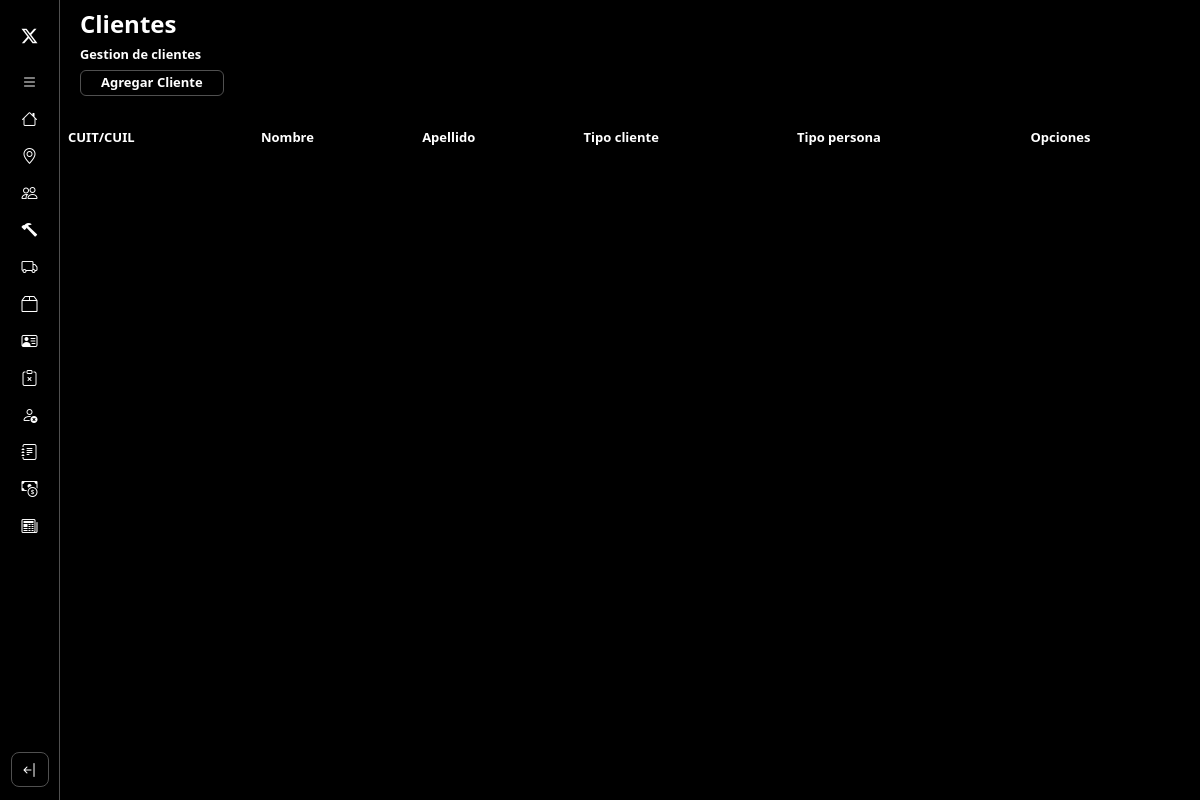
Before: /gestionClientes/ with the older database file.
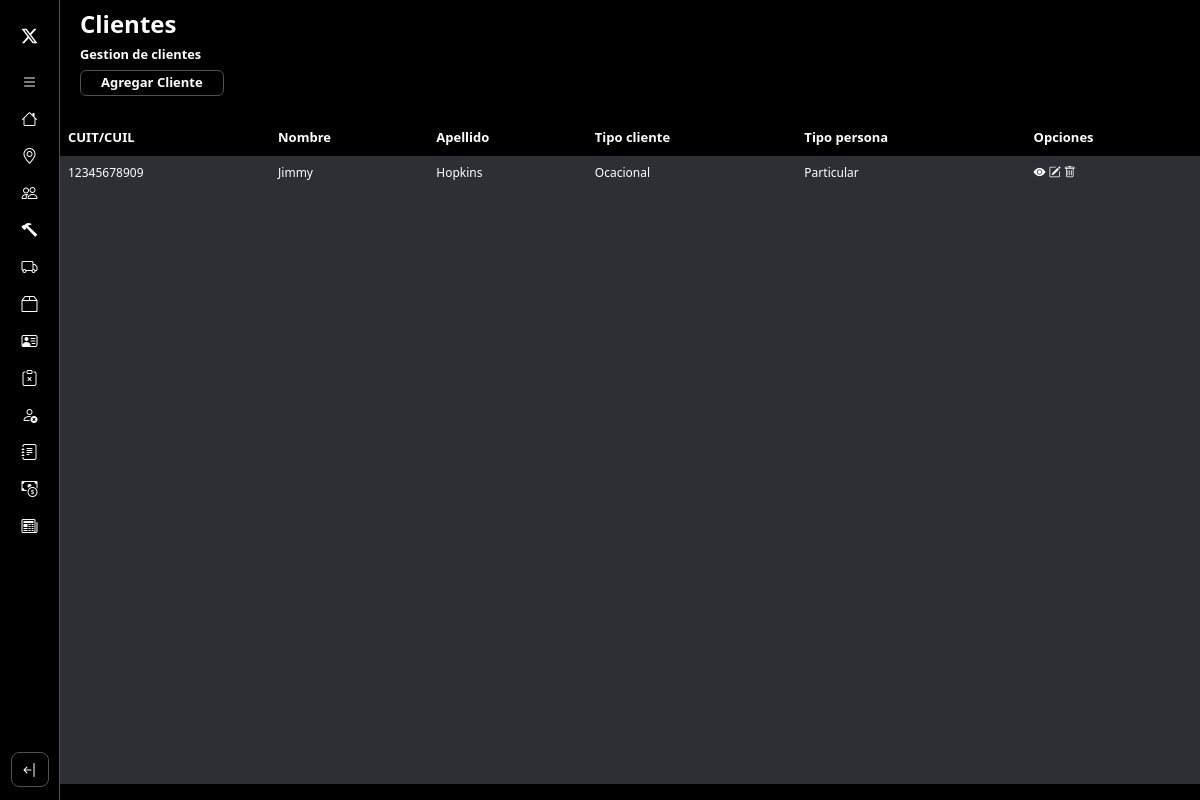
After: the same page with the newer database file.
### core/models.py (models this page shows)
class Cliente(models.Model):
    TIPO = {
        (1, 'Ocacional'),
        (2, 'Habitual'),
    }
    TIPOPERSONA = {
        (1, 'Particular'),
        (2, 'Juridico')
    }
    nombre = models.CharField(max_length=50)
    apellido = models.CharField(max_length=50)
    direccion = models.CharField(max_length=50)
    tipo = models.PositiveIntegerField(choices=TIPO)
    tipoPersona = models.PositiveIntegerField(choices=TIPOPERSONA)
    cuil = models.IntegerField(primary_key=True)
    telefono = models.IntegerField()
    email = models.EmailField(max_length=254)
    localidad = models.ForeignKey(Localidad, on_delete=models.DO_NOTHING)
    def getTipo(self):
        return dict(self.TIPO)[self.tipo]
    def getTipoPersona(self):
        return dict(self.TIPOPERSONA)[self.tipoPersona]

### core/views.py (the view)
# urls.py: path('gestionClientes/', gestionClientes.as_view(), name = 'gestionClientes'),
class gestionClientes(ListView):
    model = Cliente
    template_name = 'cliente/gestionClientes.html'
    context_object_name = 'clientes'

### core/templates/cliente/gestionClientes.html (shortened to what this page needs)
{% extends 'layouts/baseGestion.html' %}
{% load static %}
{% block title%}
    <h1>Clientes</h1>
    <h2>Gestion de clientes</h2>
    <a href="{% url 'altaCliente' %}" class="btn-agregarEntidad">Agregar Cliente</a>
{% endblock %}
{% block listado%}
<table class="table table-striped table-dark">
    <thead>
        <tr>
            <th scope="col">CUIT/CUIL</th>
            <th scope="col">Nombre</th>
            <th scope="col">Apellido</th>
            <th scope="col">Tipo cliente</th>
            <th scope="col">Tipo persona</th>
            <th scope="col">Opciones</th>
        </tr>
    </thead>
    <tbody>
        {% for cliente in clientes %}
            <tr class="fila-tabla">
                <td scope="row">{{ cliente.cuil }}</td>
                <td scope="row">{{ cliente.nombre }}</td>
                <td scope="row">{{ cliente.apellido }}</td>
                <td scope="row">{{ cliente.getTipo }}</td>
                <td scope="row">{{ cliente.getTipoPersona }}</td>
                <td scope="row">
                    <button href="#" class="opcion" type="button" data-bs-toggle="offcanvas" data-bs-target="#offcanvasExample" aria-controls="offcanvasExample"><i class="bi bi-eye-fill"></i></button>
                    <a href="{% url 'modificarCliente' cliente.cuil %}" class="opcion"><i class="bi bi-pencil-square"></i></i></a>
                    <button href="#" class="opcion"><i class="bi bi-trash"></i></button>
                </td>
            </tr>
        {% endfor %}
    </tbody>
</table>
{% endblock %}

### SendaRC/templates/layouts/baseGestion.html (shortened to what this page needs)
{% extends 'layouts/baseInicio.html' %}
{% load static %}
{% block extracss %}
    <link href="{% static 'css/baseGestion.css' %}" rel="stylesheet"/>
{% endblock %}
{% block seccion-main %}
        <div class="seccion-cabecera">
            {% block title %}
            {% endblock %}
        </div>
        <div class="secccion-listado">
            {% block listado %}
            {% endblock %}
        </div>
{% endblock %}

### SendaRC/templates/layouts/baseInicio.html
{% extends 'layouts/base.html' %}
{% load static %}
{% block css %}
    <link href="{% static 'css/baseInicio.css' %}" rel="stylesheet" />
    {% block extracss %}{% endblock %}
{% endblock %}
{% block container %}
<main class="container-main">
    <aside class="nav-container">
        <nav class="navbar d-flex flex-column flex-shrink-0 bg-body-tertiary">
            <a href="/" class="d-block p-3 link-body-emphasis text-decoration-none" data-bs-toggle="tooltip"
                data-bs-placement="right" data-bs-original-title="Icon-only">
                <span class="icono-sendaRC"><i class="bi bi-twitter-x"></i></span>
            </a>
            <ul class="list-navbar nav nav-pills nav-flush flex-column mb-auto text-center">
                <li class="nav-item">
                    <button href="#" class="nav-link py-3 rounded-2" aria-current="page" data-bs-toggle="tooltip"
                        data-bs-placement="right" aria-label="open-bar" data-bs-original-title="open-bar">
                        <i class="bi bi-list"></i>
                    </button>
                </li>
                <li class="nav-item">
                    <a href="{% url 'home' %}" class="nav-link py-3 rounded-2" aria-current="page" data-bs-toggle="tooltip"
                        data-bs-placement="right" aria-label="Home" data-bs-original-title="Home">
                        <i class="bi bi-house"></i>
                    </a>
                </li>
                <li class="nav-item">
                    <a href="{% url 'gestionLocalidad' %}" class="nav-link py-3 rounded-2" aria-current="page" data-bs-toggle="tooltip"
                        data-bs-placement="right" aria-label="Localidades" data-bs-original-title="Localidades">
                        <i class="bi bi-geo-alt"></i>
                    </a>
                </li>
                <li class="nav-item">
                    <a href="{% url 'gestionEmpleado' %}" class="nav-link py-3 rounded-2" aria-current="page" data-bs-toggle="tooltip"
                        data-bs-placement="right" aria-label="Empleados" data-bs-original-title="Empleados">
                        <i class="bi bi-people"></i>
                    </a>
                </li>
                <li class="nav-item">
                    <a href="#" class="nav-link py-3 rounded-2" aria-current="page" data-bs-toggle="tooltip"
                        data-bs-placement="right" aria-label="Maquinarias" data-bs-original-title="Maquinarias">
                        <i class="bi bi-hammer"></i>
                    </a>
                </li>
                <li class="nav-item">
                    <a href="{% url 'gestionTipoServicio' %}" class="nav-link py-3 rounded-2" aria-current="page" data-bs-toggle="tooltip"
                        data-bs-placement="right" aria-label="TipoServicios" data-bs-original-title="TipoServicios">
                        <i class="bi bi-truck"></i>
                    </a>
                </li>
                <li class="nav-item">
                    <a href="{% url 'gestionInsumos' %}" class="nav-link py-3 rounded-2" aria-current="page" data-bs-toggle="tooltip"
                        data-bs-placement="right" aria-label="Insumos" data-bs-original-title="Insumos">
                        <i class="bi bi-box2"></i>
                    </a>
                </li>
                <li class="nav-item">
                    <a href="{% url 'gestionClientes' %}" class="nav-link py-3 rounded-2" aria-current="page" data-bs-toggle="tooltip"
                        data-bs-placement="right" aria-label="Clientes" data-bs-original-title="Clientes">
                        <i class="bi bi-person-vcard"></i>
                    </a>
                </li>
                <li class="nav-item">
                    <a href="#" class="nav-link py-3 rounded-2" aria-current="page" data-bs-toggle="tooltip"
                        data-bs-placement="right" aria-label="Reclamos" data-bs-original-title="Reclamos">
                        <i class="bi bi-clipboard-x"></i>
                    </a>
                </li>
                <li class="nav-item">
                    <a href="{% url 'gestionSanciones' %}" class="nav-link py-3 rounded-2" aria-current="page" data-bs-toggle="tooltip"
                        data-bs-placement="right" aria-label="Sanciones" data-bs-original-title="Sanciones">
                        <i class="bi bi-person-x"></i>
                    </a>
                </li>
                <li class="nav-item">
                    <a href="#" class="nav-link py-3 rounded-2" aria-current="page" data-bs-toggle="tooltip"
                        data-bs-placement="right" aria-label="Asistencias" data-bs-original-title="Asistencias">
                        <i class="bi bi-journal-text"></i>
                    </a>
                </li>
                <li class="nav-item">
                    <a href="{% url 'gestionServicios' %}" class="nav-link py-3 rounded-2" aria-current="page" data-bs-toggle="tooltip"
                        data-bs-placement="right" aria-label="Presupuestos" data-bs-original-title="Presupuestos">
                        <i class="bi bi-cash-coin"></i>
                    </a>
                </li>
                <li class="nav-item">
                    <a href="#" class="nav-link py-3 rounded-2" aria-current="page" data-bs-toggle="tooltip"
                        data-bs-placement="right" aria-label="Facturas" data-bs-original-title="Facturas">
                        <i class="bi bi-newspaper"></i>
                    </a>
                </li>
            </ul>
            <div class="container-btn-cerrar-sesion">
                <button class="cerrar-sesion-btn btn btn-primary d-inline-flex align-items-center" type="button">
                    <i class="bi bi-arrow-bar-left"></i>
                </button>
            </div>
        </nav>
    </aside>
    <section class="container-seccion-main">
        {% block seccion-main %}
        {% endblock %}
    </section>
</main>
{% endblock %}

### SendaRC/templates/layouts/base.html (shortened to what this page needs)
{% load static %}
<!DOCTYPE html>
<html lang="en">
<head>
  <link href="{% static 'libs/bootstrap/css/bootstrap.css' %}" rel="stylesheet">
  <link rel="stylesheet" href="https://cdn.datatables.net/1.13.6/css/dataTables.bootstrap5.min.css">
  <link href="{% static 'css/base.css' %}" rel="stylesheet"/>
  <link href="{% static 'libs/jqueryToast/src/jquery.toast.css'%}" rel="stylesheet"/>
  <link rel="stylesheet" href="https://cdn.jsdelivr.net/npm/bootstrap-icons@1.11.1/font/bootstrap-icons.css">
  {% block css %}{% endblock %}
</head>
<body>
  {% block container %}
  {% endblock %}
</body>
</html>

### static/css/base.css (style rules this page uses)
* { margin: 0; padding: 0; box-sizing: border-box; }
body { background-color: black; }

### static/css/baseInicio.css (style rules this page uses)
.container-main { display: flex; width: 100%; height: 100%; }
.container-seccion-main { width: 100%; height: 100vh; }
.nav-container { min-width: 60px; height: 100vh; border-right: 1px solid #505050; }
.navbar { background-color: black !important; height: 100%; }
.nav-link { width: 38px !important; height: 35px !important; display: flex; justify-content: center; align-items: center; color: white; }
.list-navbar { gap: 2px; }
.container-btn-cerrar-sesion > button { width: 38px !important; height: 35px !important; background-color: black; border: 1px solid #505050; display: flex; justify-content: center; align-items: center; color: white; margin-bottom: 5px; }
.icono-sendaRC { color: white; }

### static/css/baseGestion.css (style rules this page uses)
.seccion-cabecera { color: #FFF; width: 100%; height: 15%; padding-left: 20px; padding-top: 10px; display: flex; flex-direction: column; align-items: start; }
.seccion-cabecera > h1 { font-size: 1.5rem; font-weight: 600; }
.seccion-cabecera > h2 { font-size: 0.8rem; font-weight: 700; }
.secccion-listado { height: 85%; display: flex; justify-content: center; }
.table>tbody>tr:nth-child(odd)>td, .table>thead>tr:nth-child(odd)>th { background-color: #000; }
.table thead { font-size: 13px; }
.table tbody { font-size: 12px; }
.seccion-cabecera > a { color: #FFF; font-size: 13px; border-radius: 6px; text-decoration: none; font-weight: 700; border: 1px solid #505050; padding-inline: 20px; padding-block: 2px; background-color: #000; transition: background-color 0.1s ease-in-out; }
.opcion { background: none; border: none; color: #fff; }

Changed rows visible on the page:
added Cliente: cuil "12345678909", nombre "Jimmy", apellido "Hopkins", getTipo "Ocacional", getTipoPersona "Particular"
